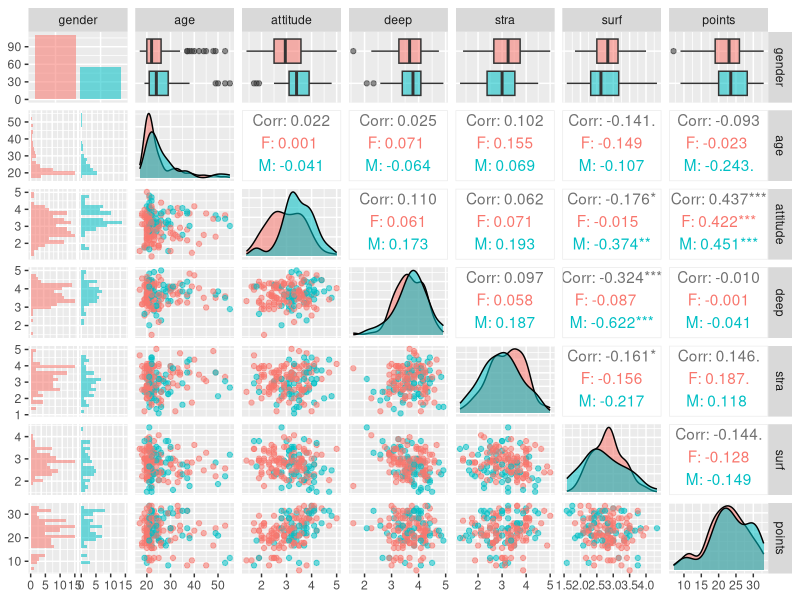
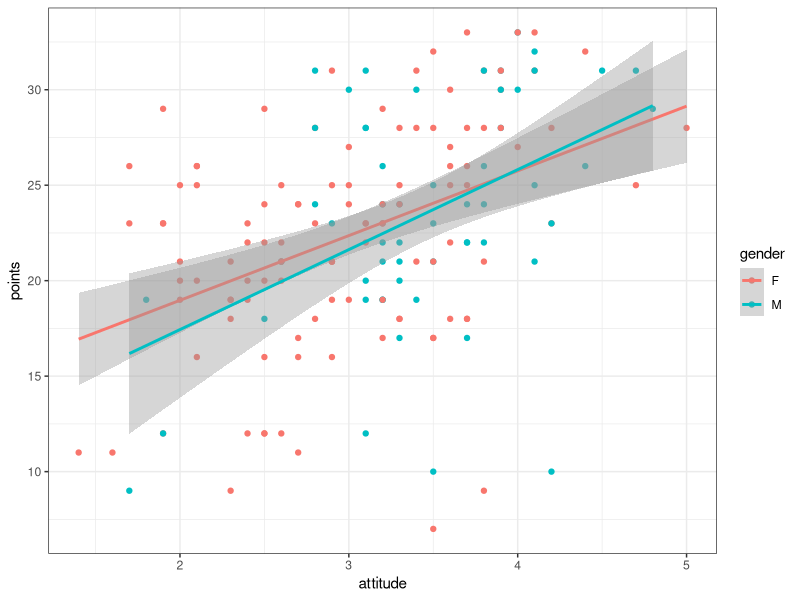
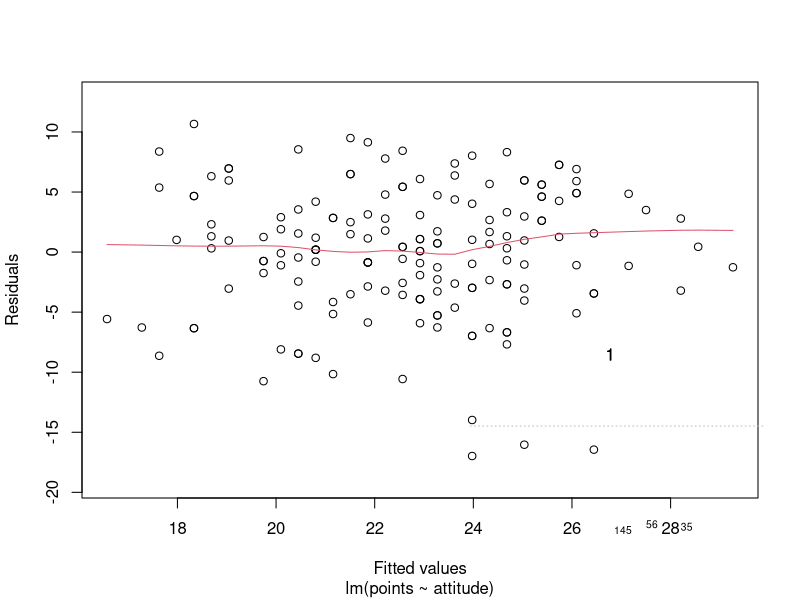
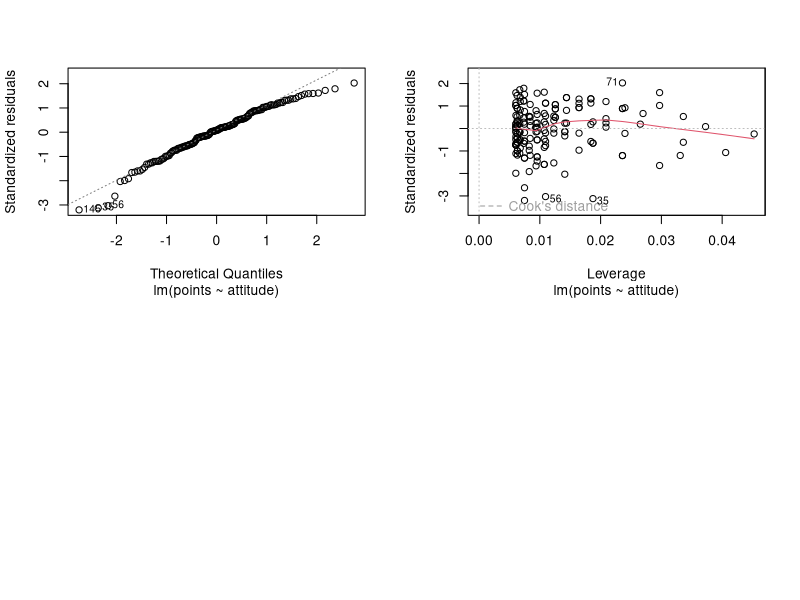

Reproduce these figures in R, in order.
## ---- chunk 1
#Reading the data in and observing the data 
data <- read.delim("learning_data2.txt", header = T, sep= "")
head(data)
#and the structure of the data
str(data)
## ---- chunk 2
#Calculating summary statistics from the data
summary(data)
#And visualizing the data and e.g. its distributions
library(GGally)
ggpairs(data, mapping = aes(col = gender, alpha = 0.3), lower = list(combo = wrap("facethist", bins = 20)))
## ---- chunk 3
#Visualizing the data
library(tidyverse)
ggplot(data, aes(x = attitude, y = points, col = gender))+
  geom_point()+
  geom_smooth(method = "lm")+
  theme_bw()

## ---- chunk 4
#Calculating linear regression model and summary statistics
my_model <-lm(points ~ attitude +gender + stra, data = data)
summary(my_model)
## ---- chunk 5
#Calculating another model and summary statistics
my_model2 <-lm(points ~ attitude, data = data)
summary(my_model2)
## ---- chunk 6
# Diagnostic plots to check the validity of the model
plot(my_model2, which = c(1,2,5), par(mfrow = c(2,2)))
